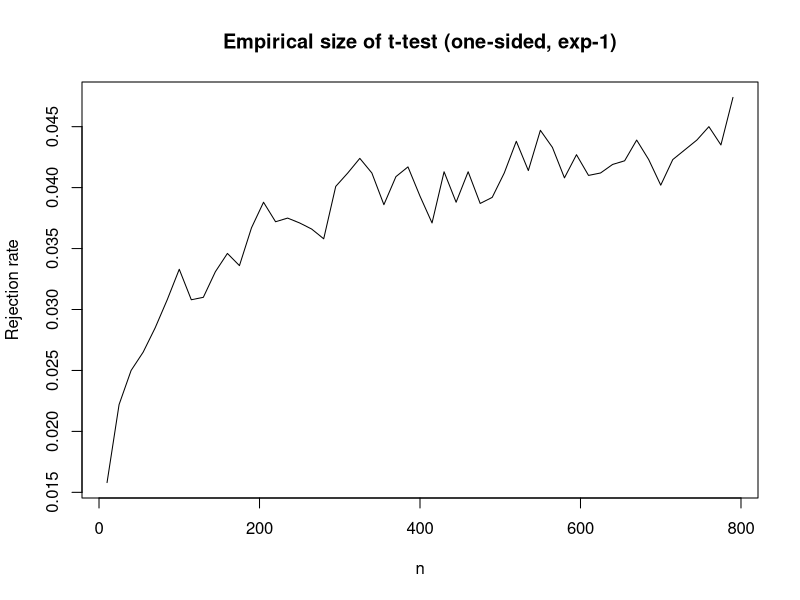
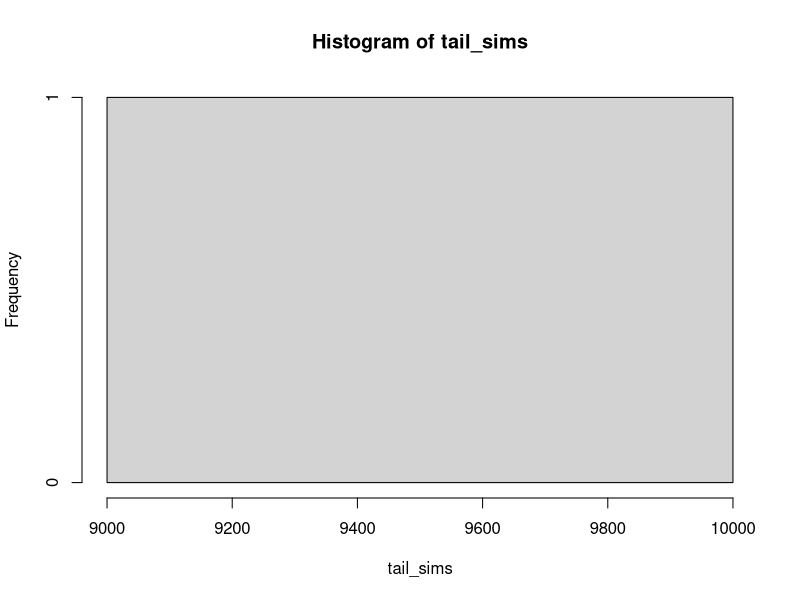

These figures' R source, in order:
## ---- chunk 1
max_n <- 8e2
ns <- seq(10, max_n, by = 15)

res <- sapply(ns, \(n) {
  mean(replicate(1e4, {
    z <- rexp(n) - 1
    sqrt(n) * mean(z) / sd(z) > qt(0.95, n - 1)
  }))
})

plot(ns, res, type = "l",
     xlab = "n", ylab = "Rejection rate",
     main = "Empirical size of t-test (one-sided, exp-1)")
abline(h = 0.05, col = "red", lty = 2)
## ---- chunk 2
tail_sims <- replicate(1e3,{
  n <- 1e4
  x <- rbinom(1e5, size = 1, 1/n^2)
  which(x == 1)[1]
}
)
hist(tail_sims)
